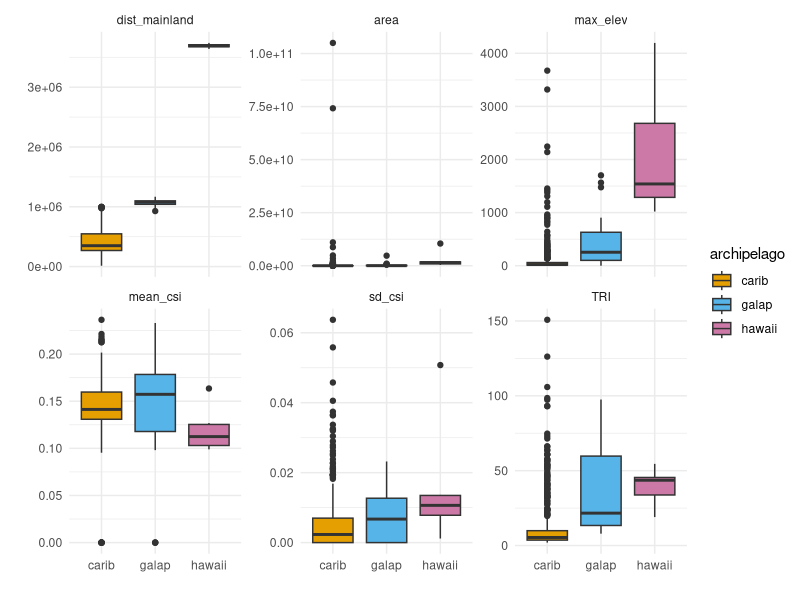
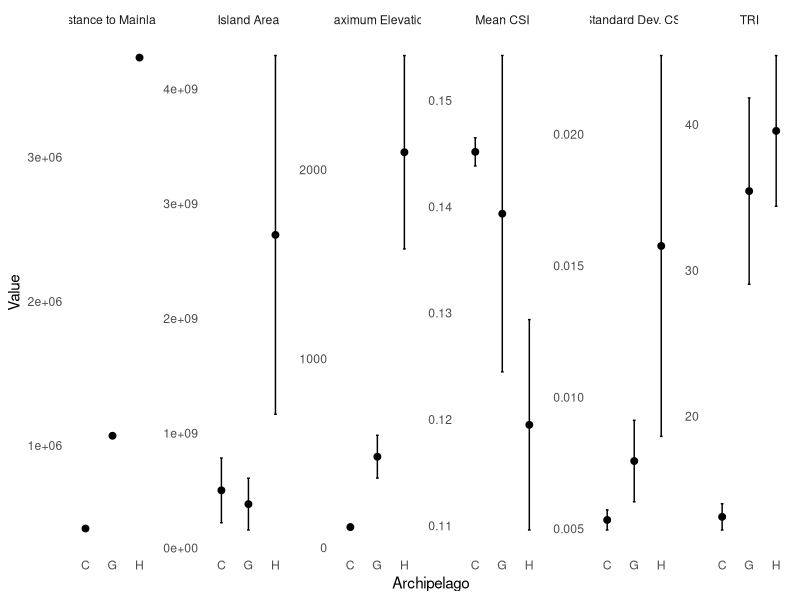

Here is the R script that generated these plots, in order:
# Creating a faceted boxplot visualization to illustrate
#  the spread of island-specific data
library(tidyverse)
library(ggplot2)
library(reshape2)

# Read dataset
dat <- read.csv("Summary_Files/IxL_distocc_2_17.csv")

# If an island has an NA for dist_occ_islands,
#  fill in the value from nearest_occ
for(i in c(1:length(dat$name))){
  if(is.na(dat$dist_occ_islands[i])){
    dat$dist_occ_islands[i] <- dat$nearest_occ[i]
  }
}

# Filter to just island-specific variables, and only ones that aren't correlated
dat_island <- dat %>% dplyr::select(name, TRI, max_elev, mean_csi, sd_csi, area,
                             dist_mainland, archipelago)
# Make sure each row is unique
dat_island <- distinct(dat_island)

# For each island-specific variable, create a boxplot to show the spread

# Got idea for melting from: https://stackoverflow.com/a/11346964
m1 <- melt(dat_island)

# Rearrange factor levels to be alphabetical?
m1$variable <- factor(m1$variable, levels = c("dist_mainland", "area",
                                              "max_elev", "mean_csi",
                                              "sd_csi", "TRI"))

ggplot(m1, aes(x = archipelago, y = value)) +
  geom_boxplot(aes(fill = archipelago)) +
  scale_fill_manual(values = c("carib" = "#E69F00", "galap" = "#56B4E9", "hawaii" = "#CC79A7")) +
  # Add free_y scale so they can vary
  facet_wrap(~ variable, scales = "free_y") +
  theme_minimal() +
  # Remove outer axis labels
  labs(x = "", y = "")

##### Instead of Boxplot, plot means and add standard error bars #####
ggplot(m1, aes(x = archipelago, y = value)) +
  # Use stat_summary to quickly calculate mean and standard error
  stat_summary(fun = "mean", geom = "point", size = 2) +
  stat_summary(fun.data = "mean_se", geom = "errorbar", width = 0.1) +
  # Add outer axis labels
  xlab("Archipelago") +
  ylab("Value") +
  # Add facet wrap by variable with a free y-axis range and
  #  specific facet labels
  facet_wrap(~ variable, 
             axes = "all_x",
             scales = "free_y",
             nrow = 1,
             labeller = as_labeller(c(
               dist_mainland = "Distance to Mainland",
               area = "Island Area",
               max_elev = "Maximum Elevation",
               mean_csi = "Mean CSI",
               sd_csi = "Standard Dev. CSI",
               TRI = "TRI"
               ))) +
  # Change per-plot x-axis labels
  scale_x_discrete(labels = c("C", "G", "H")) +
  theme_minimal() +
  # Remove gridlines, add rectangle back to facet labels (strip)
  theme(panel.grid = element_blank())
  # theme(panel.grid = element_blank(),
  #       strip.background = element_rect(fill = "grey95", color = "grey95"),
  #       strip.text = element_text(color = "black", face = "bold"))
